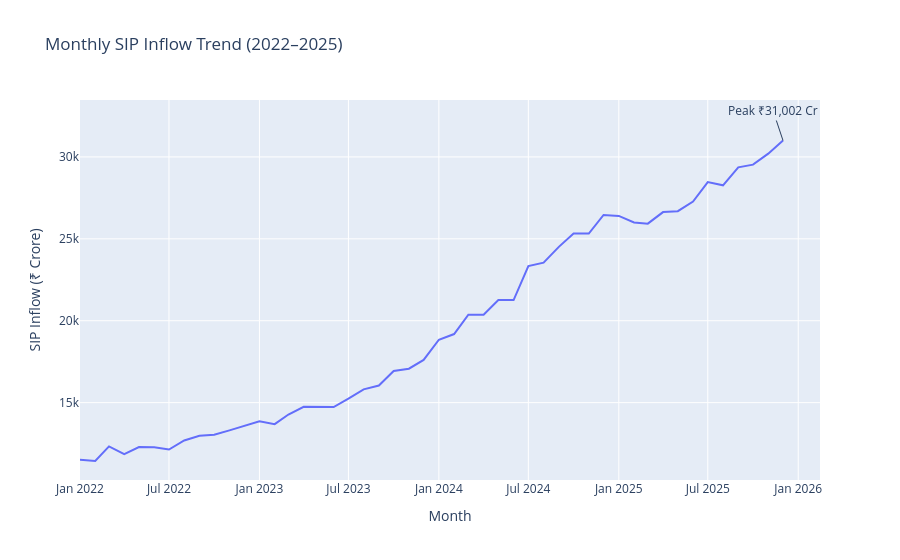

The notebook cell saved with this chart:
### Markdown cell above
Insight 2:
SBI Mutual Fund maintained the highest AUM growth across years and showed strong market dominance.

### Code cell
import pandas as pd
import plotly.express as px

# Convert month column to date
sip["month"] = pd.to_datetime(sip["month"])

# Sort
sip = sip.sort_values("month")

# Create line chart
fig = px.line(
    sip,
    x="month",
    y="sip_inflow_crore",
    title="Monthly SIP Inflow Trend (2022–2025)"
)

# Find peak SIP month
peak = sip.loc[sip["sip_inflow_crore"].idxmax()]

# Annotate peak
fig.add_annotation(
    x=peak["month"],
    y=peak["sip_inflow_crore"],
    text=f'Peak ₹{peak["sip_inflow_crore"]:,.0f} Cr',
    showarrow=True
)

fig.update_layout(
    xaxis_title="Month",
    yaxis_title="SIP Inflow (₹ Crore)"
)

fig.show()
fig.write_html(
    "../reports/charts/sip_inflow_trend.html"
)

print("Saved!")
